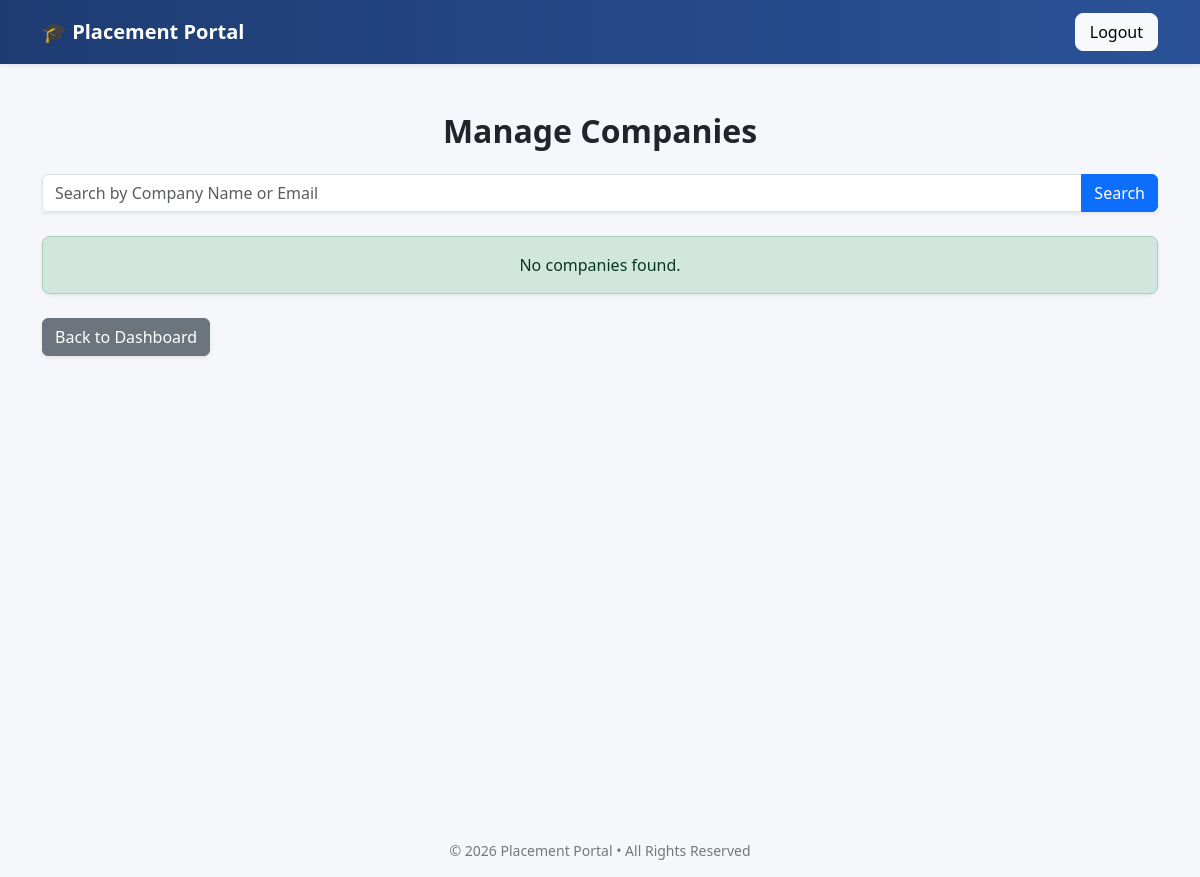
/admin/manage_companies (signed in), run on an earlier commit of the app's database.
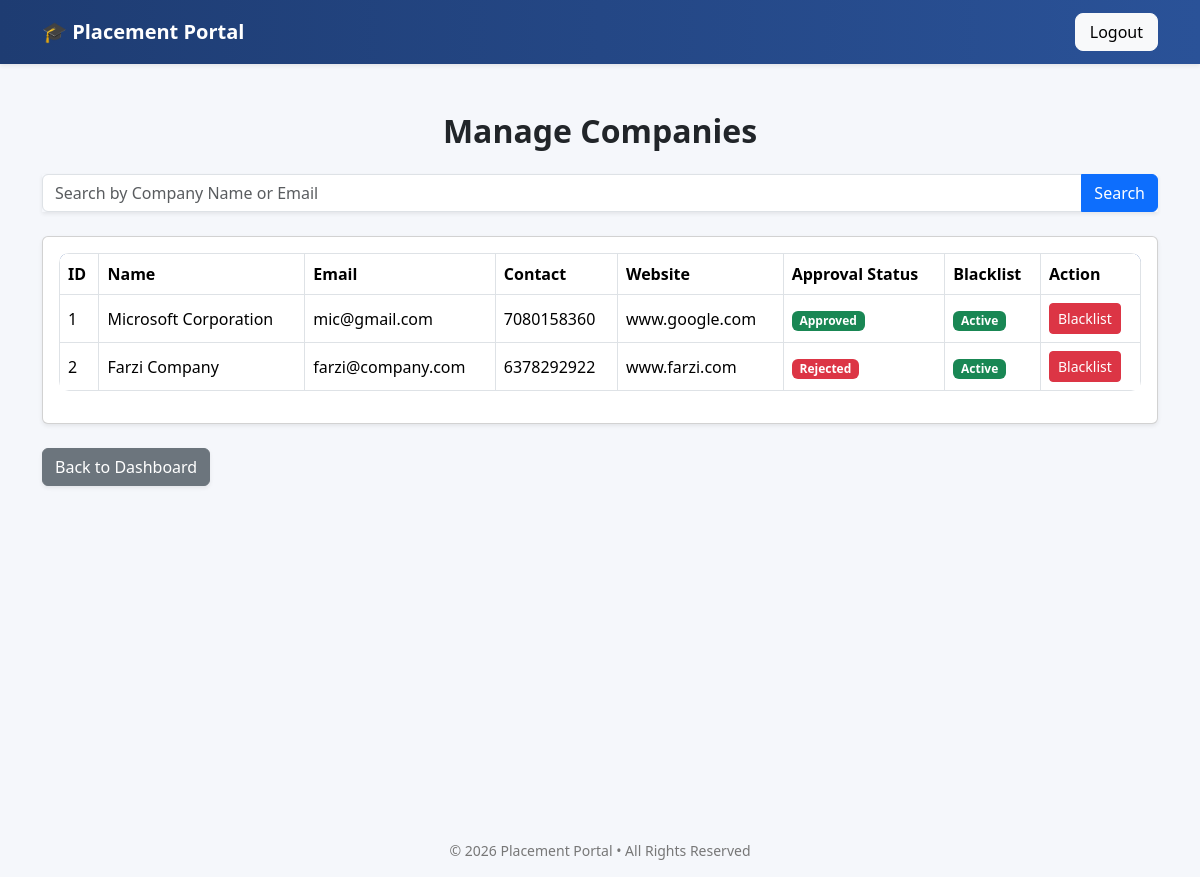
And on a later commit of the database.
### tables this page shows
CREATE TABLE companies(
        id INTEGER PRIMARY KEY AUTOINCREMENT,
        company_name TEXT NOT NULL,
        email TEXT UNIQUE NOT NULL,
        hashed_password TEXT NOT NULL,
        hr_contact TEXT NOT NULL,
        website TEXT,
        approval_status TEXT CHECK(approval_status IN ('Pending','Approved','Rejected')) DEFAULT 'Pending' NOT NULL,
        is_blacklisted INTEGER DEFAULT 0 NOT NULL,
        created_at TIMESTAMP DEFAULT CURRENT_TIMESTAMP
    );

### app.py (the view)
@app.route("/admin/manage_companies") # Admin company manage page
@login_required
def manage_companies():
    if current_user.role != "admin":
        flash("Unauthorized access")
        return redirect(url_for("login"))
    search_query=request.args.get("search")
    con=sqlite3.connect("placement.db")
    cur=con.cursor()
    if search_query:
        cur.execute("""
            SELECT * FROM companies
            WHERE company_name LIKE ?
            OR email LIKE ?
        """, (f"%{search_query}%", f"%{search_query}%"))
    else:
        cur.execute("SELECT * FROM companies")
    companies=cur.fetchall()
    con.close()
    return render_template("manage_companies.html",companies=companies)

### app.py (called while the page is built)
@login_manager.user_loader # Company user loader page
def load_user(user_id):
    try:
        role, actual_id = user_id.split("-")
        return User(int(actual_id), role)
    except (ValueError, AttributeError):
        return None

### templates/manage_companies.html (shortened to what this page needs)
{% extends "base.html" %}
{% block content %}
<div class="container mt-5">
    <h2 class="mb-4 text-center">Manage Companies</h2>
    <form method="GET" action="{{ url_for('manage_companies') }}" class="mb-4">
        <div class="input-group shadow-sm">
            <input type="text" name="search" class="form-control"
                   placeholder="Search by Company Name or Email">
            <button class="btn btn-primary" type="submit">
                Search
            </button>
        </div>
    </form>
    {% if companies %}
        <div class="card shadow-sm">
            <div class="card-body">
                <div class="table-responsive">
                    <table class="table table-bordered align-middle">
                        <thead>
                            <tr>
                                <th>ID</th>
                                <th>Name</th>
                                <th>Email</th>
                                <th>Contact</th>
                                <th>Website</th>
                                <th>Approval Status</th>
                                <th>Blacklist</th>
                                <th>Action</th>
                            </tr>
                        </thead>
                        <tbody>
                            {% for company in companies %}
                            <tr>
                                <td>{{ company[0] }}</td>
                                <td>{{ company[1] }}</td>
                                <td>{{ company[2] }}</td>
                                <td>{{ company[4] }}</td>
                                <td>{{ company[5] or "N/A" }}</td>
                                <td>
                                    {% if company[6] == "Approved" %}
                                        <span class="badge bg-success">Approved</span>
                                    {% elif company[6] == "Pending" %}
                                        <span class="badge bg-warning text-dark">Pending</span>
                                    {% else %}
                                        <span class="badge bg-danger">Rejected</span>
                                    {% endif %}
                                </td>
                                <td>
                                    {% if company[7] == 1 %}
                                        <span class="badge bg-danger">Blacklisted</span>
                                    {% else %}
                                        <span class="badge bg-success">Active</span>
                                    {% endif %}
                                </td>
                                <td>
                                    {% if company[7] == 0 %}
                                        <form action="{{ url_for('blacklist_company', id=company[0]) }}" method="POST">
                                            <button class="btn btn-danger btn-sm">
                                                Blacklist
                                            </button>
                                        </form>
                                    {% else %}
                                        <button class="btn btn-secondary btn-sm" disabled>
                                            Already Blacklisted
                                        </button>
                                    {% endif %}
                                </td>
                            </tr>
                            {% endfor %}
                        </tbody>
                    </table>
                </div>
            </div>
        </div>
    {% else %}
        <div class="alert alert-success text-center shadow-sm">
            No companies found.
        </div>
    {% endif %}
    <div class="mt-4">
        <a href="{{ url_for('admin_dashboard') }}" class="btn btn-secondary shadow-sm">
            Back to Dashboard
        </a>
    </div>
</div>
{% endblock %}

What changed in the data, as far as the page shows it:
added companies: id "1", company_name "Microsoft Corporation", email "mic@gmail.com", hr_contact "7080158360", website "www.google.com", approval_status "Approved", is_blacklisted "Active"
added companies: id "2", company_name "Farzi Company", email "farzi@company.com", hr_contact "6378292922", website "www.farzi.com", approval_status "Rejected", is_blacklisted "Active"
Also different on the page:
text no longer shown: "No companies found."
text now shown: "ID Name Email Contact Website Approval Status Blacklist Action"
